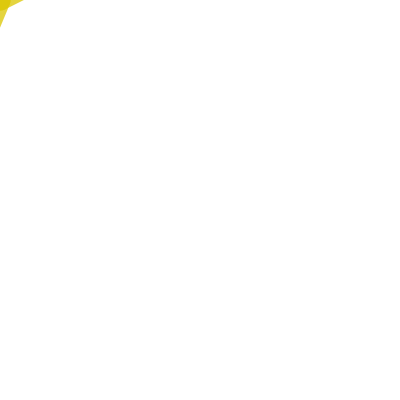
Frame 1 (no input)
Frame 60 (the mouse pressed at the canvas centre just before this capture): identical to frame 1, image omitted
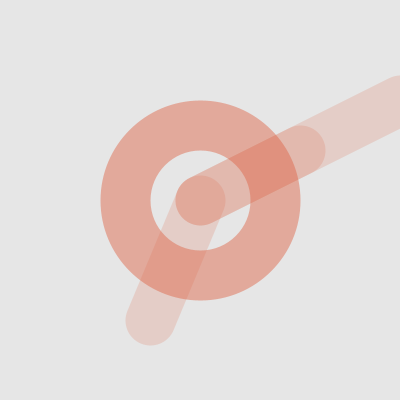
Frame 120 (the mouse held since frame 60 and released just before this capture)

The Processing sketch that drew these frames (run headless with seeded random() and noise(); from frame 60 on, the mouse is pressed at the canvas centre):

// Processing sketch: processing_39873
// ── processing_39873.pde

void setup(){
  size(400,400);
}//尺寸


void draw(){
   background(255);
  if(mousePressed){
stroke(220,100,70,120);
strokeWeight(50);//按下線條
background(230);
noFill();
ellipse(mouseX,mouseY,150,150);//圓圈
stroke(220,100,70,50);


  }else{
    stroke(220,200,10,200);
    strokeWeight(20);//線條
  }
line(mouseX,mouseY,mouseX*2,mouseY/2);
line(mouseX,mouseY,mouseX+100,mouseY-50);
line(mouseX,mouseY,mouseX-50,mouseY+120);
}
